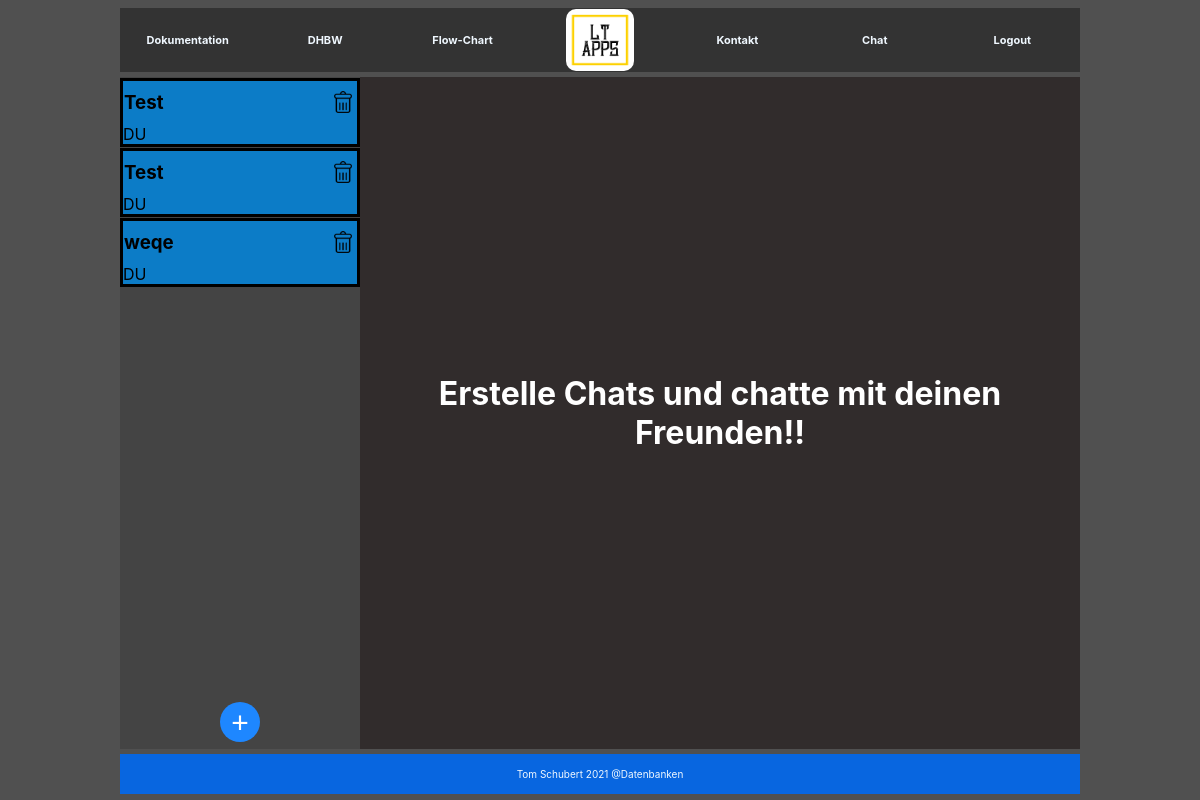
Page /chat (signed in) on the earlier database version.
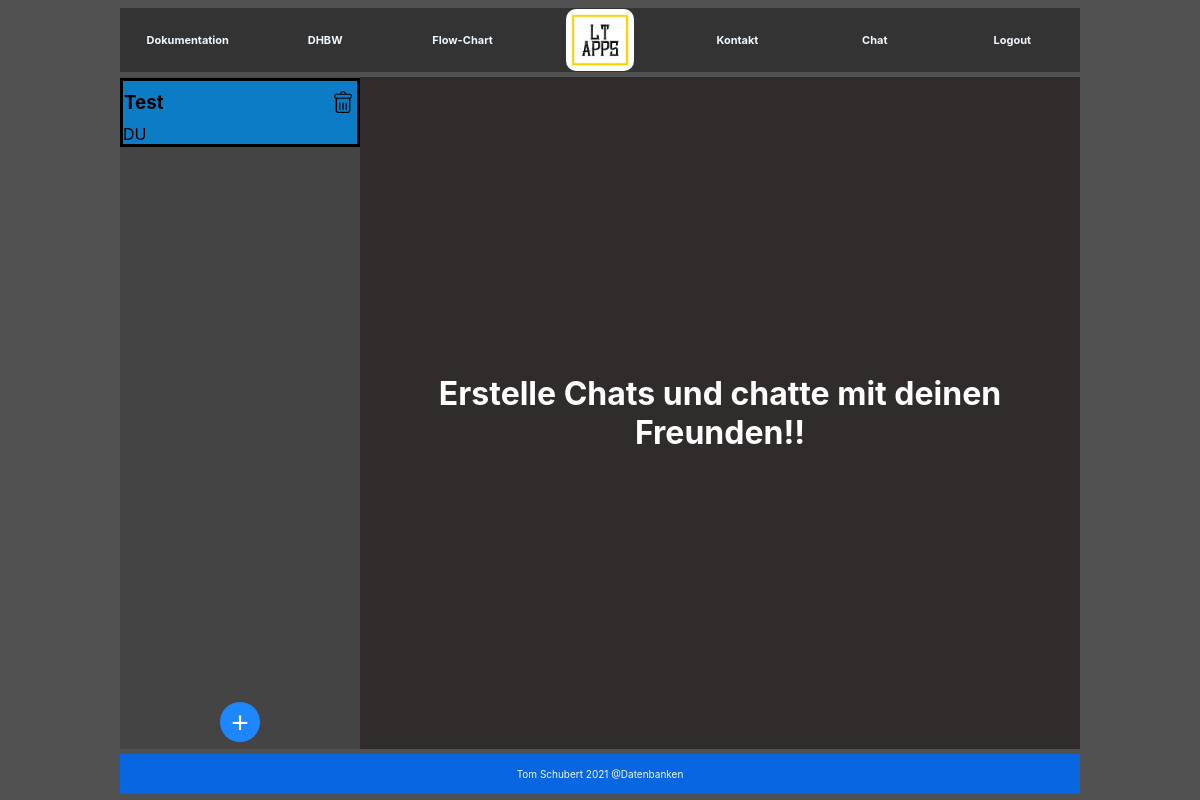
Same page on the later database version.
### Tom_4328112/db_models.py (models this page shows)
class Chat(db.Model):
    chat_id = db.Column(db.Integer, primary_key=True)
    title = db.Column(db.String(50), nullable=False)
    messages = db.relationship('Message', backref='chat_room', lazy=True)
    def __repr__(self):
        return f"{self.title}"

### Tom_4328112/routes.py (the view)
@app.route('/chat', methods=['GET', 'POST'])
@login_required
def chat():
    form = CreateChat()
    return render_template("chat.html", title="Chat", rooms=current_user.chats, current_user=current_user, form=form)

### Tom_4328112/forms.py
class CreateChat(FlaskForm):
    chat_name= StringField('Chat name', validators=[DataRequired(), Length(min=2, max=20)])
    participants= StringField('Add to Chat', validators=[Length(min=2, max=20)])
    create = SubmitField('create')

### Tom_4328112/db_models.py (called while the page is built)
@login_manager.user_loader
def load_user(id):
    return User.query.get(int(id)) # Zieht den User aus der Datenbank

### Tom_4328112/templates/chat.html (shortened to what this page needs)
{% extends "basic.html" %} {% block imports %}
<link id="chat-style" rel="stylesheet" type="text/css" href="{{ url_for('static',filename='styles/chat.css') }}"> {% endblock %} {% block content %}
<div class="content_wrapper">
    <div class="sidebar">
        <div id="all_chats_wrapper">
            <div id="all_chats">
                {%for room in rooms%}
                <div class="chat_preview" id={{room.chat_id}}>
                    <h3>{{room}}</h3>
                    <input type="image" src="../static/images/delete.png" class="delete_chat" id="chat_id--/{{room.chat_id}}"></input>
                    <div class="teilnehmer_in_der_overview">
                        <span>DU</span>
                    </div>
                </div>
                {%endfor%}
            </div>
        </div>
        <div id="new_chat">
            <form method="POST">
                <button type="button" class="btn btn_add" id="btn_new_Chat">+
                    </button>
            </form>
        </div>
    </div>
    <div id="startscreen">
        <h1>Erstelle Chats und chatte mit deinen Freunden!!</h1>
    </div>
</div>
{% endblock %}

### Tom_4328112/templates/basic.html (shortened to what this page needs)
<!DOCTYPE html>
<html lang="en">
<head>
    <link rel="stylesheet" href="https://cdnjs.cloudflare.com/ajax/libs/font-awesome/4.7.0/css/font-awesome.min.css">
    <link rel="stylesheet" type="text/css" href="{{ url_for('static',filename='styles/basic.css') }}"> {% block imports %} {% endblock %}
    <link rel="stylesheet" type="text/css" href="{{ url_for('static',filename='styles/nav.css') }}">
</head>
<body>
    <nav class="mainnav">
        <a id=projekteNav class=navElement href="https://github.com/scuba14/Datenbanken/blob/master/README.md">Dokumentation</a>
        <a id=LinksNav class=navElement href="https://www.dhbw-stuttgart.de">DHBW</a>
        <a id=aktProjektNav class=navElement href="{{url_for('flow_chart')}}">Flow-Chart</a>
        <a id=imgNav class=navElement href="{{ url_for('index') }}">
            <div id="img_wrapper"><img src="{{ url_for('static',filename='images/Logo.png') }}" alt="Site Logo"></div>
        </a>
        <a id=KontaktNav class=navElement href="{{ url_for('kontakt') }}">Kontakt</a>
        <a id=ChatNav class=navElement href="{{ url_for('chat') }}">Chat</a> {%if current_user.is_authenticated%}
        <a id=LoginNav class=navElement href="{{ url_for('logout') }}">Logout</a> {%else%}
        <a id=LoginNav class=navElement href="{{ url_for('login') }}">Login</a> {%endif%}
    </nav>
    <div class="grid_content">
        {% block content %} {% endblock %}
    </div>
    <footer>
        Tom Schubert 2021 @Datenbanken
    </footer>
</body>
</html>

### Tom_4328112/static/styles/basic.css (style rules this page uses)
body { background-color: #505050; width: 80vw; min-width: 740px; height: 100%; margin-left: auto; margin-right: auto; padding: 0; font-family: -apple-system, BlinkMacSystemFont, 'Segoe UI', Roboto, Oxygen, Ubuntu, Cantarell, 'Open Sans', 'Helvetica Neue', sans-serif; overflow-x: hidden; display: flex; flex-wrap: wrap; align-content: stretch; overflow-x: hidden; }
.grid_content { margin-top: 0.3rem; min-height: 84vh; flex-grow: 2; }
.mainnav { z-index: 1000; height: 8vh; width: 100%; padding: 0; position: absolute; background-color: #333; color: aliceblue; grid-area: nav; display: flex; justify-content: space-between; align-items: center; flex-wrap: wrap; position: sticky; top: 0; }
.navElement { height: 100%; width: 100px; color: aliceblue; font-size: 11px; margin: 0px 1px; padding: 0px 10px; list-style-type: none; flex-basis: 0; flex-grow: 3; display: flex; justify-content: space-around; align-items: center; }
#projekteNav { margin-left: 0px; }
#imgNav img { height: 100%; margin: 3px; }
#LoginNav { margin-right: 0px; }
a { text-decoration: none; font-weight: bold; color: aliceblue; }
#img_wrapper { width: auto; height: 96%; background-color: rgb(255, 255, 255); border: 0px solid rgba(0, 0, 0, 0); border-radius: 10px; display: flex; align-items: center; justify-content: center; }
.grid_content { width: 100%; }
footer { width: 100%; height: 5vh; display: flex; justify-content: center; align-items: center; background-color: rgb(8, 102, 224); color: aliceblue; grid-area: footer; font-size: 10px; margin-top: 0.3rem; bottom: 0px; }

### Tom_4328112/static/styles/chat.css (style rules this page uses)
html { overflow-y: hidden; }
.content_wrapper { width: 100%; height: 84vh; display: grid; grid-template-columns: 1fr 1fr 1fr 1fr; grid-template-rows: 100%; grid-template-areas: "sidebar chat chat chat"; }
.sidebar { background-color: #444444; width: 100%; height: 100%; display: grid; grid-template-rows: 92% 8%; grid-template-areas: "view" "make_new"; grid-area: sidebar; }
#all_chats_wrapper { overflow-y: hidden; grid-area: view; }
#all_chats { display: block; overflow-y: scroll; height: 100%; width: 100%; }
#new_chat { height: 100%; min-height: 40px; width: 100%; grid-area: make_new; display: flex; justify-content: space-around; align-items: center; }
#new_chat #btn_new_Chat { height: 40px; width: 40px; margin: 3px; padding: 4px 5px 5px 5px; font-size: 30px; }
.chat_preview { border-style: solid; background-color: rgb(12, 124, 199); user-select: none; cursor: pointer; margin: 1px 0px; display: flex; flex-wrap: wrap; align-content: flex-start; justify-content: flex-start; position: relative; }
.chat_preview h3 { width: 80%; order: 1; margin: 10px 0px 10px 1px; }
.chat_preview .delete_chat { order: 2; height: 22px; width: 22px; margin: 10px 3px; position: absolute; right: 0px; top: 0px; }
.chat_preview .teilnehmer_in_der_overview { width: 100%; display: flex; flex-wrap: nowrap; align-items: center; order: 3; overflow-x: hidden; white-space: nowrap; text-overflow: ellipsis; }
.chat_preview span { display: block; }
#startscreen { background-color: rgb(49, 44, 44); width: 100%; height: 100%; display: flex; justify-content: space-evenly; align-items: center; grid-area: chat; text-align: center; color: white; }
.btn { height: 100%; width: auto; background-color: rgb(30, 135, 255); text-align: center; border: none; color: white; padding: 12px 16px; font-size: 16px; }
.btn_add { height: 100%; width: auto; border-radius: 50%; }

Differences in the rows shown:
removed Chat: title "Test"
removed Chat: title "weqe"
